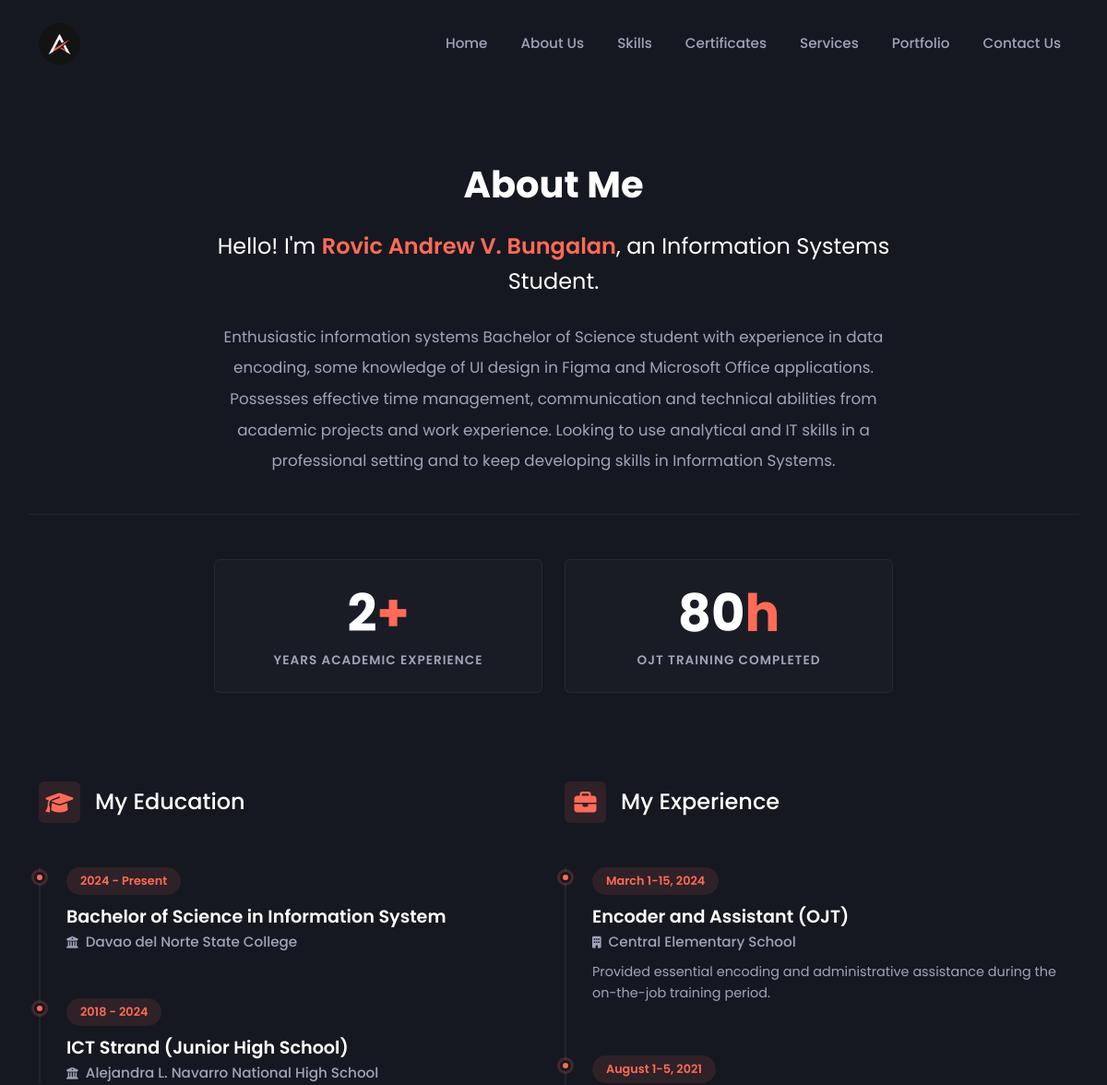
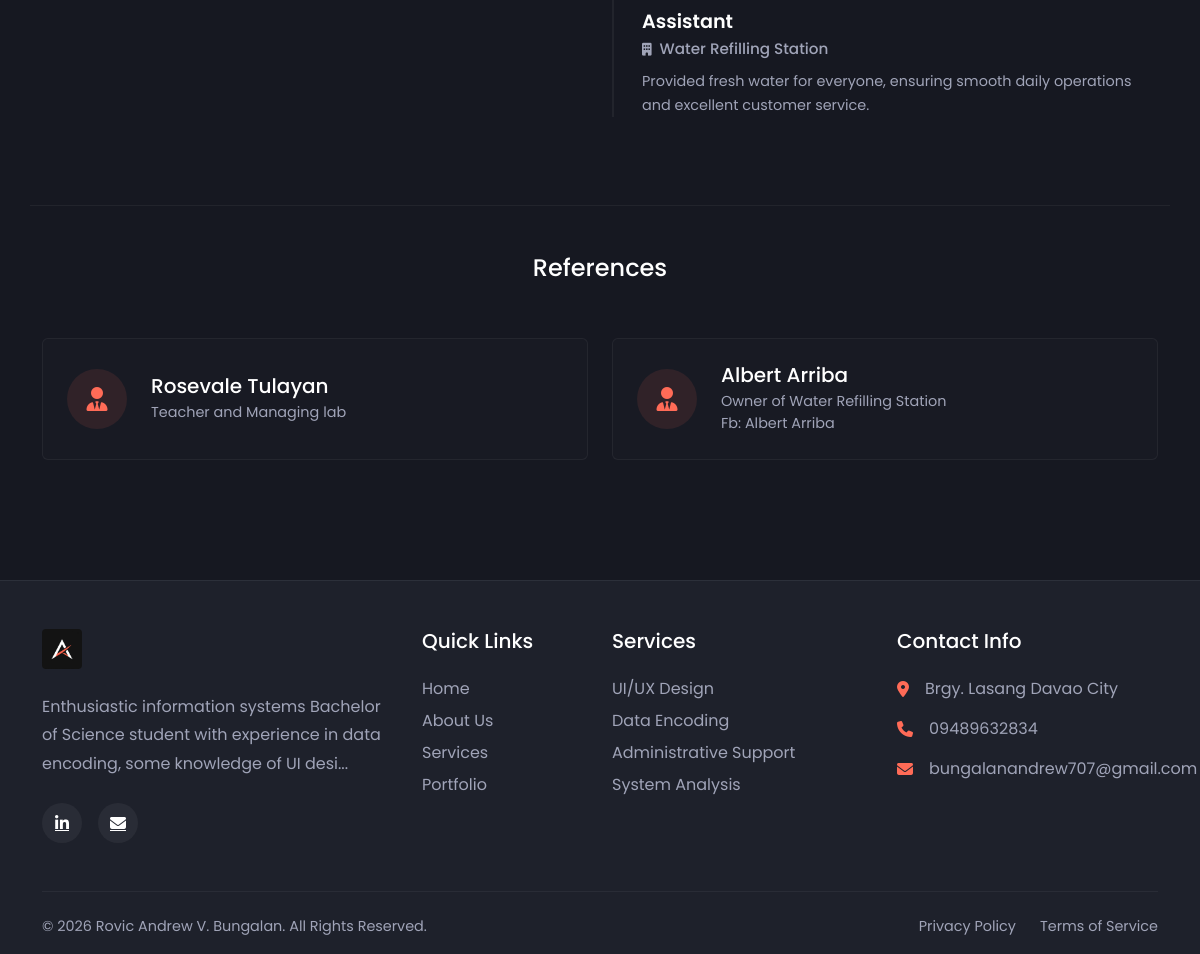
Page /about.php on the committed database (2 pictures, top to bottom).
### tables this page shows
CREATE TABLE `profile` (
  `id` int(11) NOT NULL,
  `name` varchar(255) DEFAULT NULL,
  `title` varchar(255) DEFAULT NULL,
  `objective` text DEFAULT NULL,
  `phone` varchar(50) DEFAULT NULL,
  `email` varchar(100) DEFAULT NULL,
  `address` varchar(255) DEFAULT NULL,
  `linkedin` varchar(255) DEFAULT NULL,
  `years_experience` int(11) DEFAULT 2,
  `ojt_hours` int(11) DEFAULT 80,
  `profile_image` varchar(255) DEFAULT NULL,
  `cv_path` varchar(255) DEFAULT NULL
);

CREATE TABLE `education` (
  `id` int(11) NOT NULL,
  `degree` varchar(255) DEFAULT NULL,
  `institution` varchar(255) DEFAULT NULL,
  `years` varchar(100) DEFAULT NULL
);

CREATE TABLE `experiences` (
  `id` int(11) NOT NULL,
  `title` varchar(255) DEFAULT NULL,
  `company` varchar(255) DEFAULT NULL,
  `dates` varchar(100) DEFAULT NULL,
  `description` text DEFAULT NULL,
  `icon` varchar(100) DEFAULT NULL
);

CREATE TABLE `references_list` (
  `id` int(11) NOT NULL,
  `name` varchar(255) DEFAULT NULL,
  `title` varchar(255) DEFAULT NULL
);

### about.php (the view)
<?php
require_once 'includes/header.php';
$edu_stmt = $pdo->query("SELECT * FROM education ORDER BY id ASC");
$educations = $edu_stmt->fetchAll();
$exp_stmt = $pdo->query("SELECT * FROM experiences ORDER BY id ASC");
$experiences = $exp_stmt->fetchAll();
$ref_stmt = $pdo->query("SELECT * FROM references_list ORDER BY id ASC");
$references = $ref_stmt->fetchAll();
?>
<section class="py-5 mt-5">
    <div class="container">
        <div class="row justify-content-center text-center mb-5 pb-4 border-bottom" style="border-color: rgba(255,255,255,0.05) !important;">
            <div class="col-lg-8">
                <h2 class="section-title mb-4">About Me</h2>
                <h4 class="mb-4 text-white" style="font-weight: 400; line-height: 1.6;">
                    Hello! I'm <span style="color: var(--accent-color); font-weight: 600;"><?= htmlspecialchars($profile['name']) ?></span>, an <?= htmlspecialchars($profile['title']) ?>.
                </h4>
                <p class="lh-lg " style="font-size: 1.05rem;">
                    <?= nl2br(htmlspecialchars($profile['objective'])) ?>
                </p>
            </div>
        </div>
        <div class="row mb-5 justify-content-center">
            <div class="col-md-4 col-sm-6 mb-4">
                <div class="p-4 rounded text-center h-100" style="background: rgba(255,255,255,0.02); border: 1px solid rgba(255,255,255,0.05);">
                    <h2 class="display-4 text-white fw-bold mb-0">
                        <?= htmlspecialchars($profile['years_experience']) ?><span style="color: var(--accent-color);">+</span>
                    </h2>
                    <p class="mt-2 mb-0  text-uppercase" style="font-size: 0.85rem; font-weight: 600; letter-spacing: 1px;">Years Academic Experience</p>
                </div>
            </div>
            <div class="col-md-4 col-sm-6 mb-4">
                <div class="p-4 rounded text-center h-100" style="background: rgba(255,255,255,0.02); border: 1px solid rgba(255,255,255,0.05);">
                    <h2 class="display-4 text-white fw-bold mb-0">
                        <?= htmlspecialchars($profile['ojt_hours']) ?><span style="color: var(--accent-color);">h</span>
                    </h2>
                    <p class="mt-2 mb-0  text-uppercase" style="font-size: 0.85rem; font-weight: 600; letter-spacing: 1px;">OJT Training Completed</p>
                </div>
            </div>
        </div>
        <div class="row mt-5 pt-4">
            <div class="col-lg-6 mb-5 pr-lg-5">
                <h4 class="mb-5 d-flex align-items-center gap-3 text-white">
                    <div class="d-flex align-items-center justify-content-center rounded" style="width: 45px; height: 45px; background: rgba(255, 107, 87, 0.1); color: var(--accent-color);">
                        <i class="fa-solid fa-graduation-cap"></i>
                    </div>
                    My Education
                </h4>
                <div class="timeline">
                    <?php foreach($educations as $edu): ?>
                    <div class="timeline-item">
                        <span class="timeline-date"><?= htmlspecialchars($edu['years']) ?></span>
                        <h5 class="timeline-title"><?= htmlspecialchars($edu['degree']) ?></h5>
                        <p class="timeline-subtitle"><i class="fa-solid fa-building-columns me-2" style="font-size: 0.8rem;"></i><?= htmlspecialchars($edu['institution']) ?></p>
                    </div>
                    <?php endforeach; ?>
                </div>
            </div>
            <div class="col-lg-6 mb-5 pl-lg-5">
                <h4 class="mb-5 d-flex align-items-center gap-3 text-white">
                    <div class="d-flex align-items-center justify-content-center rounded" style="width: 45px; height: 45px; background: rgba(255, 107, 87, 0.1); color: var(--accent-color);">
                        <i class="fa-solid fa-briefcase"></i>
                    </div>
                    My Experience
                </h4>
                <div class="timeline">
                    <?php foreach($experiences as $exp): ?>
                    <div class="timeline-item">
                        <span class="timeline-date"><?= htmlspecialchars($exp['dates']) ?></span>
                        <h5 class="timeline-title"><?= htmlspecialchars($exp['title']) ?></h5>
                        <p class="timeline-subtitle"><i class="fa-solid fa-building me-2" style="font-size: 0.8rem;"></i><?= htmlspecialchars($exp['company']) ?></p>
                        <p class="" style="font-size: 0.9rem; line-height: 1.6;"><?= htmlspecialchars($exp['description']) ?></p>
                    </div>
                    <?php endforeach; ?>
                </div>
            </div>
        </div>
        <div class="row mt-4 border-top pt-5" style="border-color: rgba(255,255,255,0.05) !important;">
            <div class="col-12 text-center mb-5">
                <h4 class="text-white">References</h4>
            </div>
            <?php foreach($references as $ref): ?>
            <div class="col-md-6 mb-4">
                <div class="d-flex align-items-center p-4 rounded h-100 reference-card" style="background: rgba(255,255,255,0.01); border: 1px solid rgba(255,255,255,0.05);">
                    <div class="flex-shrink-0 me-4">
                        <div class="rounded-circle d-flex align-items-center justify-content-center" style="width: 60px; height: 60px; background: rgba(255,107,87,0.1); color: var(--accent-color); font-size: 1.5rem;">
                            <i class="fa-solid fa-user-tie"></i>
                        </div>
                    </div>
                    <div>
                        <h5 class="text-white mb-1"><?= htmlspecialchars($ref['name']) ?></h5>
                        <p class="mb-0 " style="font-size: 0.9rem;"><?= $ref['title'] ?></p>
                    </div>
                </div>
            </div>
            <?php endforeach; ?>
        </div>
    </div>
</section>
<?php require_once 'includes/footer.php'; ?>

### includes/footer.php (shortened to what this page needs)
    <footer class="mt-5 pt-5 pb-3" style="background-color: var(--secondary-bg); border-top: 1px solid var(--border-color);">
        <div class="container">
            <div class="row g-4 mb-5">
                <div class="col-lg-4 col-md-6 pr-lg-5">
                    <a href="<?= BASE_URL ?>" class="d-inline-block mb-4">
                        <img src="<?= BASE_URL ?>assets/images/logo.png" alt="<?= htmlspecialchars($profile['name'] ?? 'Logo') ?>" height="40" style="object-fit: contain; border-radius: 4px;">
                    </a>
                    <p class="mb-4" style="color: var(--text-color); line-height: 1.8;">
                        <?= htmlspecialchars(isset($profile['objective']) ? substr($profile['objective'], 0, 120) . '...' : 'A passionate Information Systems Student specializing in UI Design and Data Encoding.') ?>
                    </p>
                    <div class="d-flex gap-3">
                        <a href="<?= htmlspecialchars($profile['linkedin'] ?? '#') ?>" target="_blank" class="text-white d-flex align-items-center justify-content-center" style="width: 40px; height: 40px; background-color: rgba(255,255,255,0.05); border-radius: 50%; transition: 0.3s;" onmouseover="this.style.backgroundColor='var(--accent-color)'" onmouseout="this.style.backgroundColor='rgba(255,255,255,0.05)'">
                            <i class="fa-brands fa-linkedin-in"></i>
                        </a>
                        <a href="mailto:<?= htmlspecialchars($profile['email'] ?? '') ?>" class="text-white d-flex align-items-center justify-content-center" style="width: 40px; height: 40px; background-color: rgba(255,255,255,0.05); border-radius: 50%; transition: 0.3s;" onmouseover="this.style.backgroundColor='var(--accent-color)'" onmouseout="this.style.backgroundColor='rgba(255,255,255,0.05)'">
                            <i class="fa-solid fa-envelope"></i>
                        </a>
                    </div>
                </div>
                <div class="col-lg-2 col-md-6">
                    <h5 class="text-white mb-4">Quick Links</h5>
                    <ul class="list-unstyled mb-0 d-flex flex-column gap-2">
                        <li><a href="<?= BASE_URL ?>" class="text-decoration-none" style="color: var(--text-color); transition: 0.3s;" onmouseover="this.style.color='var(--accent-color)'" onmouseout="this.style.color='var(--text-color)'">Home</a></li>
                        <li><a href="<?= BASE_URL ?>about" class="text-decoration-none" style="color: var(--text-color); transition: 0.3s;" onmouseover="this.style.color='var(--accent-color)'" onmouseout="this.style.color='var(--text-color)'">About Us</a></li>
                        <li><a href="<?= BASE_URL ?>services" class="text-decoration-none" style="color: var(--text-color); transition: 0.3s;" onmouseover="this.style.color='var(--accent-color)'" onmouseout="this.style.color='var(--text-color)'">Services</a></li>
                        <li><a href="<?= BASE_URL ?>portfolio" class="text-decoration-none" style="color: var(--text-color); transition: 0.3s;" onmouseover="this.style.color='var(--accent-color)'" onmouseout="this.style.color='var(--text-color)'">Portfolio</a></li>
                    </ul>
                </div>
                <div class="col-lg-3 col-md-6">
                    <h5 class="text-white mb-4">Services</h5>
                    <ul class="list-unstyled mb-0 d-flex flex-column gap-2">
                        <li><a href="<?= BASE_URL ?>services" class="text-decoration-none" style="color: var(--text-color); transition: 0.3s;" onmouseover="this.style.color='var(--accent-color)'" onmouseout="this.style.color='var(--text-color)'">UI/UX Design</a></li>
                        <li><a href="<?= BASE_URL ?>services" class="text-decoration-none" style="color: var(--text-color); transition: 0.3s;" onmouseover="this.style.color='var(--accent-color)'" onmouseout="this.style.color='var(--text-color)'">Data Encoding</a></li>
                        <li><a href="<?= BASE_URL ?>services" class="text-decoration-none" style="color: var(--text-color); transition: 0.3s;" onmouseover="this.style.color='var(--accent-color)'" onmouseout="this.style.color='var(--text-color)'">Administrative Support</a></li>
                        <li><a href="<?= BASE_URL ?>services" class="text-decoration-none" style="color: var(--text-color); transition: 0.3s;" onmouseover="this.style.color='var(--accent-color)'" onmouseout="this.style.color='var(--text-color)'">System Analysis</a></li>
                    </ul>
                </div>
                <div class="col-lg-3 col-md-6">
                    <h5 class="text-white mb-4">Contact Info</h5>
                    <ul class="list-unstyled mb-0 d-flex flex-column gap-3">
                        <li class="d-flex align-items-start gap-3">
                            <i class="fa-solid fa-location-dot mt-1" style="color: var(--accent-color);"></i>
                            <span style="color: var(--text-color);"><?= htmlspecialchars($profile['address'] ?? 'Davao City, Philippines') ?></span>
                        </li>
                        <li class="d-flex align-items-center gap-3">
                            <i class="fa-solid fa-phone" style="color: var(--accent-color);"></i>
                            <span style="color: var(--text-color);"><?= htmlspecialchars($profile['phone'] ?? '+63 000 000 0000') ?></span>
                        </li>
                        <li class="d-flex align-items-center gap-3">
                            <i class="fa-solid fa-envelope" style="color: var(--accent-color);"></i>
                            <span style="color: var(--text-color);"><?= htmlspecialchars($profile['email'] ?? 'email@example.com') ?></span>
                        </li>
                    </ul>
                </div>
            </div>
            <div class="border-top pt-4 mt-4 text-center d-flex flex-column flex-md-row justify-content-between align-items-center" style="border-color: rgba(255,255,255,0.05) !important;">
                <p class="mb-2 mb-md-0" style="color: var(--text-color); font-size: 0.9rem;">
                    &copy; <?= date('Y'); ?> <?= htmlspecialchars($profile['name'] ?? 'Rovic Andrew V. Bungalan') ?>. All Rights Reserved.
                </p>
                <div class="d-flex gap-4" style="font-size: 0.9rem;">
                    <a href="#" class="text-decoration-none" style="color: var(--text-color); transition: 0.3s;" onmouseover="this.style.color='var(--accent-color)'" onmouseout="this.style.color='var(--text-color)'">Privacy Policy</a>
                    <a href="#" class="text-decoration-none" style="color: var(--text-color); transition: 0.3s;" onmouseover="this.style.color='var(--accent-color)'" onmouseout="this.style.color='var(--text-color)'">Terms of Service</a>
                </div>
            </div>
        </div>
    </footer>
</body>
</html>

### assets/css/style.css (style rules this page uses)
:root { --bg-color: #161821; --text-color: #a0a4b8; --heading-color: #ffffff; --accent-color: #ff6b57; --accent-hover: #ff523b; --secondary-bg: #1e212b; --border-color: #2c303a; }
body { font-family: 'Poppins', sans-serif; background-color: var(--bg-color); color: var(--text-color); padding-top: 80px; overflow-x: hidden; width: 100%; }
html { overflow-x: hidden; }
h1, h2, h3, h4, h5, h6 { color: var(--heading-color); }
.section-title { font-size: 2.5rem; font-weight: 700; color: #fff; margin-bottom: 40px; text-align: center; }
footer { border-top: 1px solid var(--border-color); }
.timeline { position: relative; padding-left: 30px; }
.timeline::before { content: ''; position: absolute; left: 0; top: 0; height: 100%; width: 2px; background-color: rgba(255, 255, 255, 0.05); }
.timeline-item { position: relative; padding-bottom: 40px; }
.timeline-item:last-child { padding-bottom: 0; }
.timeline-item::before { content: ''; position: absolute; left: -35px; top: 5px; width: 12px; height: 12px; border-radius: 50%; background-color: var(--accent-color); border: 3px solid var(--bg-color); box-shadow: 0 0 0 3px rgba(255, 107, 87, 0.2); transition: all 0.3s; }
.timeline-date { display: inline-block; padding: 5px 15px; background-color: rgba(255, 107, 87, 0.1); color: var(--accent-color); border-radius: 20px; font-size: 0.8rem; font-weight: 600; margin-bottom: 12px; }
.timeline-title { color: #fff; font-weight: 600; font-size: 1.2rem; margin-bottom: 5px; }
.timeline-subtitle { color: #a0a4b8; font-size: 0.95rem; margin-bottom: 10px; font-weight: 500; }
.reference-card { cursor: default; transition: all 0.3s ease; }

### rows in the picture
profile: name "Rovic Andrew V. Bungalan", title "Information Systems Student", objective "Enthusiastic information systems Bachelor of Science student with experience in data encoding, some knowledge of UI design in Figma and Microsoft Office applications. Possesses effective time management, communication and technical abilities from academic projects and work experience. Looking to use analytical and IT skills in a professional setting and to keep developing skills in Information Systems.", years_experience "2", ojt_hours "80", objective "Enthusiastic information systems Bachelor of Science student with experience in data encoding, some knowledge of UI desi...", address "Brgy. Lasang Davao City", phone "09489632834", email "bungalanandrew707@gmail.com"
education: years "2024 - Present", degree "Bachelor of Science in Information System", institution "Davao del Norte State College"
education: years "2018 - 2024", degree "ICT Strand (Junior High School)", institution "Alejandra L. Navarro National High School"
experiences: dates "March 1-15, 2024", title "Encoder and Assistant (OJT)", company "Central Elementary School", description "Provided essential encoding and administrative assistance during the on-the-job training period."
experiences: dates "August 1-5, 2021", title "Assistant", company "Water Refilling Station", description "Provided fresh water for everyone, ensuring smooth daily operations and excellent customer service."
references_list: name "Rosevale Tulayan", title "Teacher and Managing lab"
references_list: name "Albert Arriba", title "Owner of Water Refilling Station Fb: Albert Arriba"
